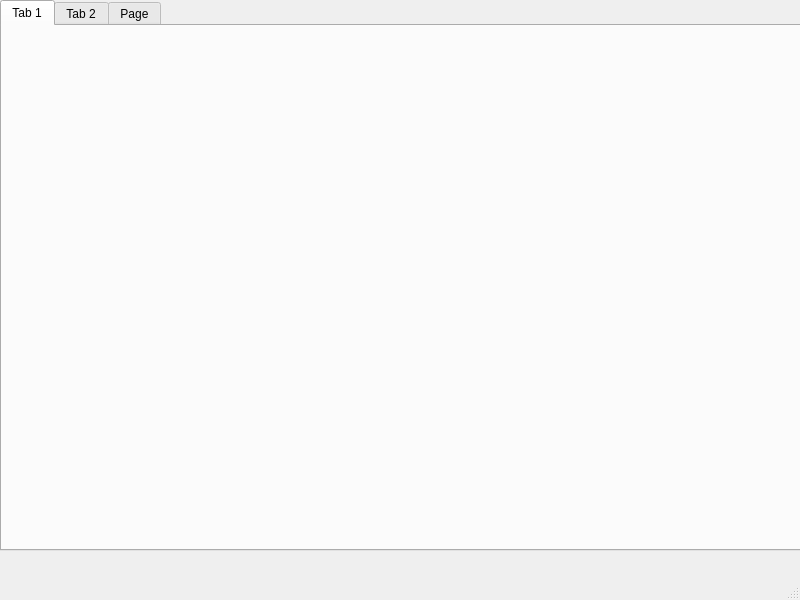
<?xml version="1.0" encoding="UTF-8"?>
<ui version="4.0">
 <class>MainWindow</class>
 <widget class="QMainWindow" name="MainWindow">
  <property name="geometry">
   <rect>
    <x>0</x>
    <y>0</y>
    <width>800</width>
    <height>600</height>
   </rect>
  </property>
  <property name="windowTitle">
   <string>MainWindow</string>
  </property>
  <widget class="QWidget" name="centralwidget">
   <widget class="QTabWidget" name="tabWidget">
    <property name="geometry">
     <rect>
      <x>0</x>
      <y>0</y>
      <width>801</width>
      <height>551</height>
     </rect>
    </property>
    <property name="currentIndex">
     <number>0</number>
    </property>
    <widget class="QWidget" name="tab">
     <attribute name="title">
      <string>Tab 1</string>
     </attribute>
    </widget>
    <widget class="QWidget" name="tab_2">
     <attribute name="title">
      <string>Tab 2</string>
     </attribute>
    </widget>
    <widget class="QWidget" name="tab_3">
     <attribute name="title">
      <string>Page</string>
     </attribute>
    </widget>
   </widget>
  </widget>
  <widget class="QMenuBar" name="menubar">
   <property name="geometry">
    <rect>
     <x>0</x>
     <y>0</y>
     <width>800</width>
     <height>26</height>
    </rect>
   </property>
  </widget>
  <widget class="QStatusBar" name="statusbar"/>
 </widget>
 <resources/>
 <connections/>
</ui>
